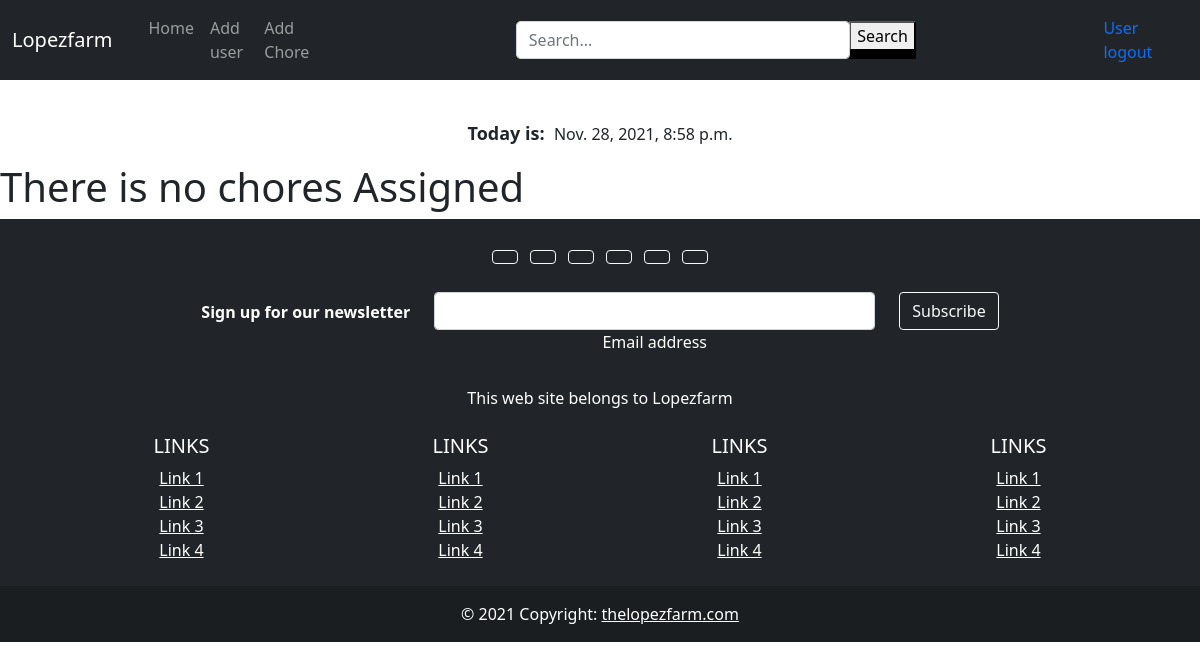
The app's page /chore/52 (signed in), older data.
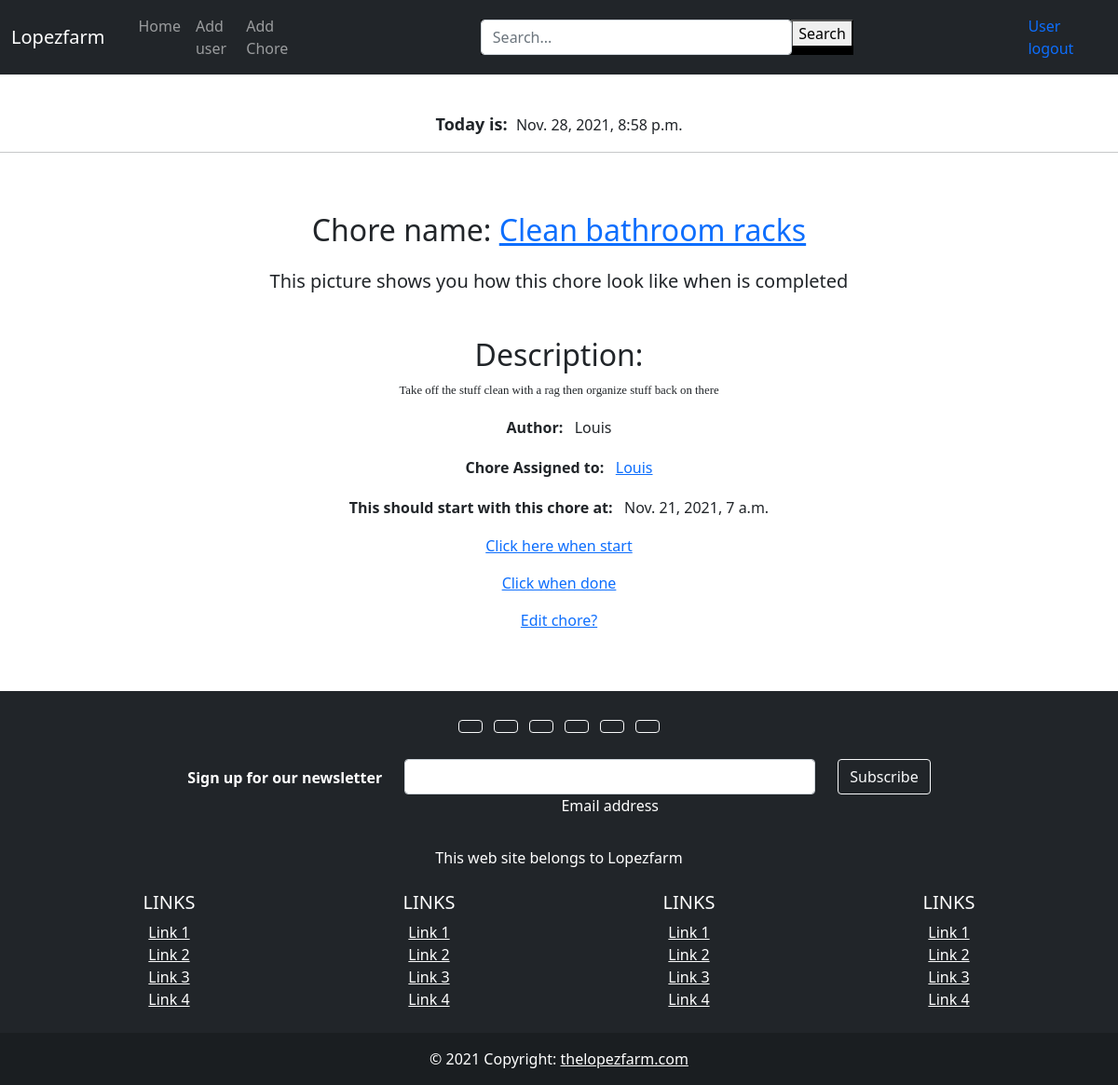
The same page, newer data.
### app/models.py (models this page shows, shortened)
class Chore(models.Model):
    id=models.AutoField(primary_key=True)
    name=models.CharField('Chore name', max_length=100, null=False, blank=False)
    content=RichTextField('Content', blank=True, null=True)
    imagen=models.ImageField(upload_to="app", null=False, blank=False)
    author=models.ForeignKey(User, on_delete=models.CASCADE)
    userchore=models.ManyToManyField(UserChore)
    created=models.DateTimeField('Created date', auto_now=False, auto_now_add=True)
    updated=models.DateTimeField('Updated date', auto_now=False, auto_now_add=True)
    state=models.BooleanField('Active/Inactive', default=True)
    start_task=models.DateTimeField(auto_now_add=False, auto_now=False, blank=True, null=True)
    class Meta:
        verbose_name='chore'
        verbose_name_plural='chores'
        ordering=['name']

class UserChore(models.Model):
    id=models.AutoField(primary_key=True)
    name=models.CharField('Username', max_length=50, null=False, blank=False)
    lastName=models.CharField(max_length=50, null=False, blank=False)
    email=models.EmailField('Email', blank=False, null=False)
    state=models.BooleanField('User', default=True)
    fecha_creacion=models.DateField('Fechad de Creacion', auto_now=False, auto_now_add=True)
    gener=models.CharField(max_length=10)
    class Meta:
        verbose_name='UserChore'
        verbose_name_plural='UserChores'
        ordering=['name']

### app/views.py (the view)
# urls.py: path("chore/<chore_id>", views.chore, name="chore"),
@login_required(login_url=LOGIN_URL)
def chore(request, chore_id):
    now=datetime.datetime.now()
    chores=Chore.objects.filter(id=chore_id)
    return render(request, "app/chore.html", {"chores":chores, "now":now})

### app/templates/app/chore.html (shortened to what this page needs)
{% extends 'app/layout.html' %}
{% load static %}
{% block content %}
{% if chores %}
    {% for chore in chores %}
    <hr class="solid">
    <section class="page-section clearfix">
        <div class="container">
            <div class="intro-text left-0 text-center bg-faded p-5 rounded">
                <h2 class="section-heading mb-4" >
                    <p>
                    <span class="section-heading-lower">Chore name: <a href="{% url 'chore' chore.id %}">{{chore.name}}</a></span></p>
                </h2>
                <div class="intro">
                    <h5>This picture shows you how this chore look like when is completed</h5>
                </div>
                <div style="text-align: center; font-size: 0.8em;">
                    <p><h2>
                    <span class="section-heading-upper">Description: </h2>{{chore.content | safe}}</span></p></div>
                <div>
                    <P style="text-align: center"><strong>Author:&nbsp;&nbsp;</span></strong> {{ chore.author }}</p>
                    <P style="text-align: center"><strong>Chore Assigned to:&nbsp;&nbsp;</span></strong>
                    {% for username in chore.userchore.all %}
                        <a href="{% url 'user' username.id %}"> {{username.name}}</a>
                    {% endfor %}
                    </p>
                    <P style="text-align: center"><strong>This should start with this chore at: &nbsp;&nbsp;</span></strong>{{ chore.start_task }}</P>
                    <p><a href="{% url 'startChore' chore.id %}">Click here when start</a></p>
                    <p><a href="{% url 'deleteChore' chore.id %}">Click when done</a></p>
                    <p><a href="{% url 'editChore' chore.id %}">Edit chore?</a></p>
                </div>
            </div>
        </div>
    </section>
    {% endfor %}
{% else %}
    <h1>There is no chores Assigned</h1>
{% endif %}
{% endblock content %}

Row changes from the older to the newer data that the page shows:
added Chore: name "Clean bathroom racks", content "Take off the stuff clean with a rag then organize stuff back on there", author "Louis", start_task "Nov. 21, 2021, 7 a.m."
now on this page (row unchanged): UserChore: name "Louis"
Text that changed along with them:
text no longer shown: "There is no chores Assigned"
